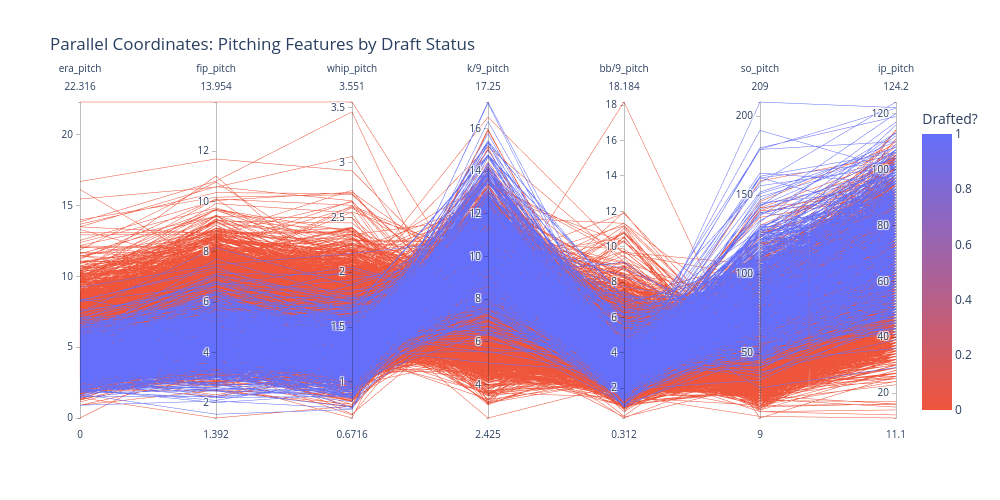

Write notebook code for a chart like this one.
### Code cell
import plotly.express as px

# Pick the features you want on the PCP axes
pcp_features = ['era_pitch', 'fip_pitch', 'whip_pitch', 'k/9_pitch', 'bb/9_pitch', 'so_pitch', 'ip_pitch']

# Build a temporary df with those features + the target
pcp_df = df[pcp_features + ['Drafted?']].dropna()

fig = px.parallel_coordinates(
    pcp_df,
    color='Drafted?',
    dimensions=pcp_features,
    color_continuous_scale=['#EF553B', '#636EFA'],  # red = 0, blue = 1
    title='Parallel Coordinates: Pitching Features by Draft Status'
)

fig.update_layout(width=1000, height=500)
fig.show()

### Figure 1 — Plotly figure (JSON) as saved in the notebook; plotly's stock layout.template omitted (floating-point values rounded to 4 significant figures; data arrays with more than 128 entries replaced by an {"elided": "..."} marker saying what was removed)
{"data": [{"dimensions": [{"label": "era_pitch", "values": {"elided": "5510 float values"}}, {"label": "fip_pitch", "values": {"elided": "5510 float values"}}, {"label": "whip_pitch", "values": {"elided": "5510 float values"}}, {"label": "k/9_pitch", "values": {"elided": "5510 float values"}}, {"label": "bb/9_pitch", "values": {"elided": "5510 float values"}}, {"label": "so_pitch", "values": {"elided": "5510 int values"}}, {"label": "ip_pitch", "values": {"elided": "5510 float values"}}], "domain": {"x": [0, 1], "y": [0, 1]}, "line": {"color": {"elided": "5510 int values"}, "coloraxis": "coloraxis"}, "name": "", "type": "parcoords"}], "layout": {"coloraxis": {"colorbar": {"title": {"text": "Drafted?"}}, "colorscale": [[0, "#EF553B"], [1, "#636EFA"]]}, "height": 500, "legend": {"tracegroupgap": 0}, "title": {"text": "Parallel Coordinates: Pitching Features by Draft Status"}, "width": 1000}}
